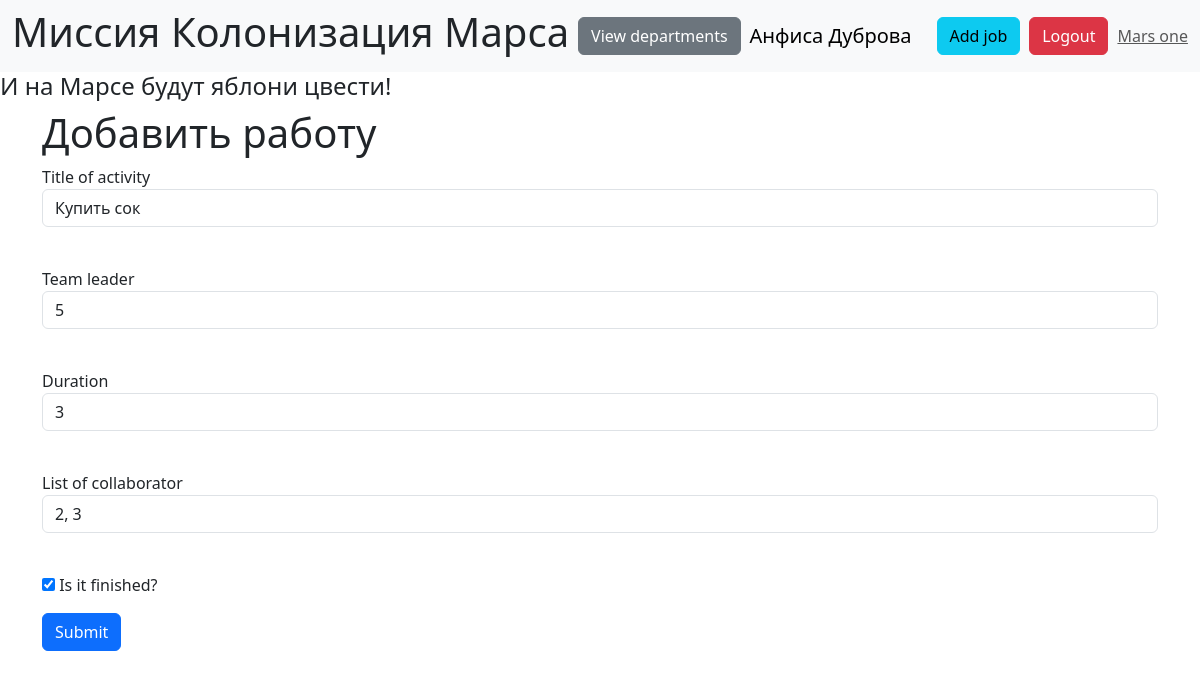
Before: /jobs/11 (signed in) with the older database file.
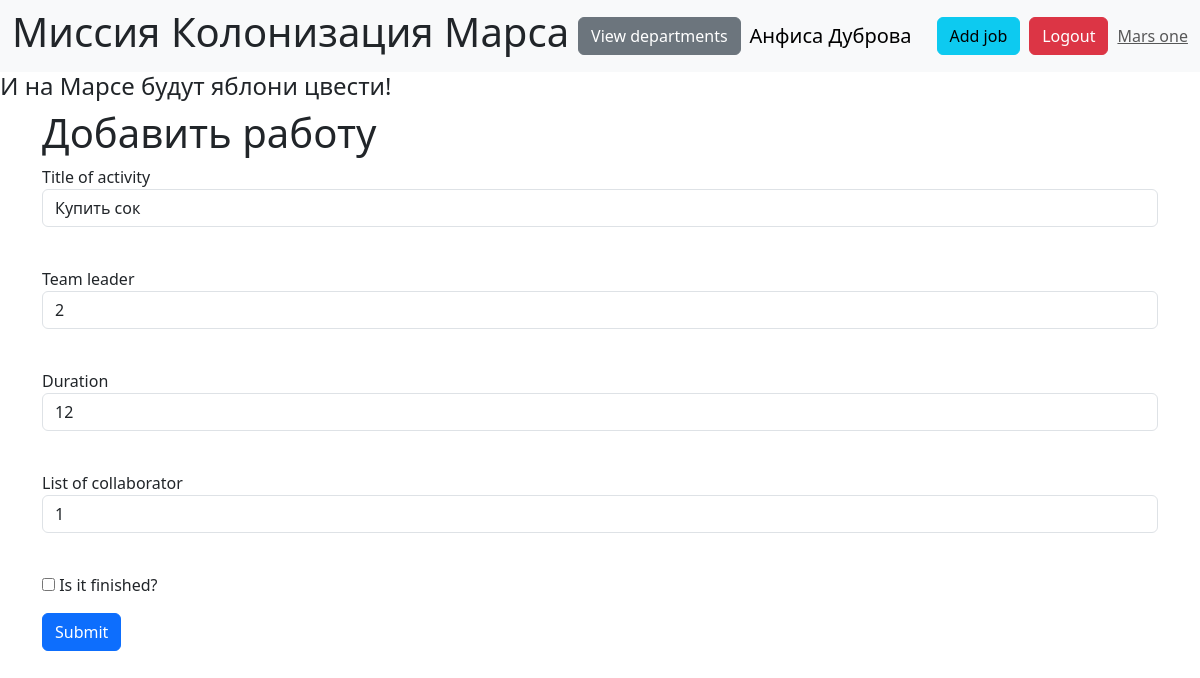
After: the same page with the newer database file.
### SQL/data/users.py (models this page shows, shortened)
class User(SqlAlchemyBase, UserMixin,SerializerMixin):
    __tablename__ = 'users'
    id = sqlalchemy.Column(sqlalchemy.Integer, primary_key=True, autoincrement=True)
    surname = sqlalchemy.Column(sqlalchemy.String, nullable=True)
    name = sqlalchemy.Column(sqlalchemy.String, nullable=True)
    age = sqlalchemy.Column(sqlalchemy.Integer)
    position = sqlalchemy.Column(sqlalchemy.String, nullable=True)
    speciality = sqlalchemy.Column(sqlalchemy.String, nullable=True)
    address = sqlalchemy.Column(sqlalchemy.String, nullable=True)
    email = sqlalchemy.Column(sqlalchemy.String, index=True, unique=True, nullable=True)
    hashed_password = sqlalchemy.Column(sqlalchemy.String, nullable=True)
    modified_date = sqlalchemy.Column(sqlalchemy.DateTime, default=datetime.datetime.now)
    jobs = orm.relationship("Jobs", back_populates='user')
    departments = orm.relationship("Department", back_populates='chief_user')

### SQL/data/jobs.py (models this page shows, shortened)
class Jobs(SqlAlchemyBase, SerializerMixin):
    __tablename__ = 'jobs'
    id = sqlalchemy.Column(sqlalchemy.Integer, primary_key=True, autoincrement=True)
    job = sqlalchemy.Column(sqlalchemy.String, nullable=True)
    work_size = sqlalchemy.Column(sqlalchemy.Integer)
    collaborators = sqlalchemy.Column(sqlalchemy.String, nullable=True)
    start_date = sqlalchemy.Column(sqlalchemy.DateTime, nullable=True)
    end_date = sqlalchemy.Column(sqlalchemy.DateTime, nullable=True)
    is_finished = sqlalchemy.Column(sqlalchemy.Boolean, nullable=True)
    team_leader = sqlalchemy.Column(sqlalchemy.Integer, sqlalchemy.ForeignKey("users.id"))
    user = orm.relationship('User')

### main.py (the view, shortened to what this page needs)
@app.route('/jobs/<int:id>', methods=['GET', 'POST'])
@login_required
def edit_jobs(id):
    form = JobForm()
    db_sess = db_session.create_session()
    job = db_sess.query(Jobs).filter(Jobs.id == id, (Jobs.user == current_user) | (current_user.id == 1)).first()
    if not job:
        abort(404)
    if request.method == "GET":
        form.job.data = job.job
        form.duration.data = job.work_size
        form.collaborators.data = job.collaborators
        form.team_leader.data = job.team_leader
        form.is_finished.data = job.is_finished
    return render_template(
        'addjob.html',
        title='Редактирование работы',
        form=form
    )

### SQL/data/job_form.py
class JobForm(FlaskForm):
    job = StringField('Title of activity', validators=[DataRequired()])
    team_leader = IntegerField('Team leader', validators=[DataRequired()])
    duration = IntegerField('Duration', validators=[DataRequired()])
    collaborators = StringField('List of collaborator', validators=[DataRequired()])
    is_finished = BooleanField('Is it finished?')
    submit = SubmitField('Submit')

### SQL/data/db_session.py (called while the page is built)
def create_session() -> Session:
    global __factory
    return __factory()

### main.py (called while the page is built)
@login_manager.user_loader
def load_user(user_id):
    db_ses = db_session.create_session()
    return db_ses.get(User, user_id)

### templates/addjob.html (shortened to what this page needs)
{% extends "base.html" %}
{% block content %}
    <h1>Добавить работу</h1>
    <form action="" method="post">
        <p>
            {{ form.job.label }}<br>
            {{ form.job(class="form-control") }}<br>
        </p>
        <p>
            {{ form.team_leader.label }}<br>
            {{ form.team_leader(class="form-control") }}<br>
        </p>
        <p>
            {{ form.duration.label }}<br>
            {{ form.duration(class="form-control") }}<br>
        </p>
         <p>
            {{ form.collaborators.label }}<br>
            {{ form.collaborators(class="form-control") }}<br>
        </p>
        <p>{{ form.is_finished() }} {{ form.is_finished.label }}</p>
        <p>{{ form.submit(type="submit", class="btn btn-primary") }}</p>
    </form>
{% endblock %}

### templates/base.html (shortened to what this page needs)
<!DOCTYPE html>
<html lang="en">
<head>
    <link href="https://cdn.jsdelivr.net/npm/bootstrap@5.3.3/dist/css/bootstrap.min.css" rel="stylesheet">
</head>
<body>
<nav class="navbar navbar-expand-lg bg-body-tertiary">
  <div class="container-fluid">
   <h1>Миссия Колонизация Марса</h1>
      <a class="btn btn-secondary" href="/departments">View departments</a>
      {% if current_user.is_authenticated %}
      <a class="navbar-brand" href="/logout">{{ current_user.name }} {{current_user.surname}}</a>
      <a class="btn btn-info" href="/addjob">Add job</a>
      <a class="btn btn-danger" href="/logout">Logout</a>
      {% else %}
      <p>
          <a class="btn btn-primary" href="/register">Register</a>
        <a class="btn btn-success" href="/login">Login</a>
      </p>
      {% endif %}
      <a class="navbar-text" href="#">
        Mars one
      </a>
    </div>
</nav>
<h4>И на Марсе будут яблони цвести!</h4>
<main role="main" class="container">
    {% block content %}
    {% endblock %}
</main>
</body>
</html>

Changed rows visible on the page:
changed Jobs "Купить сок": team_leader "5" → "2"; collaborators "2, 3" → "1"; is_finished "☑" → "☐"
Other visible differences:
form field duration: "3" → "12"
